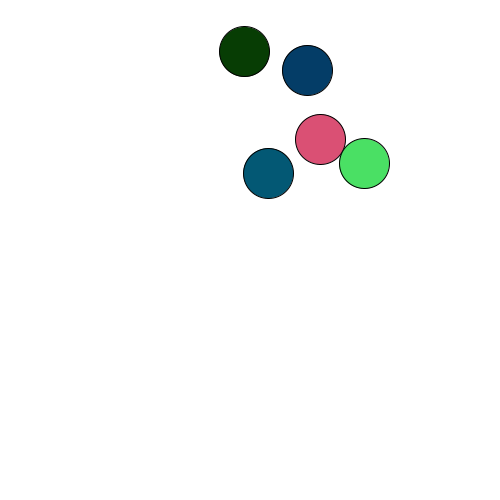
Frame 1 (no input)
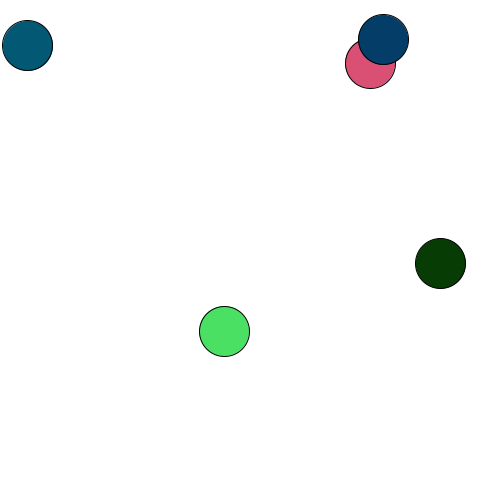
Frame 60 (the mouse pressed at the canvas centre just before this capture)
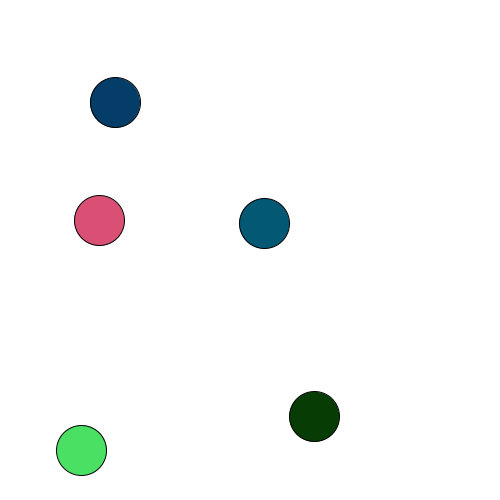
Frame 120 (the mouse held since frame 60 and released just before this capture)

The Processing sketch that drew these frames (run headless with seeded random() and noise(); from frame 60 on, the mouse is pressed at the canvas centre):

// Processing sketch: ballAnimation
// ── ballAnimation.pde
Ball[] balls;

void setup() {
  size(500, 500);
  balls = new Ball[5];
  for (int i = 0; i < balls.length; i++) {
    balls[i] = new Ball(random(25, 475), 
                        random(25, 475),
                        random(-5, 5),
                        random(-5, 5),
                        color(random(255), random(255), random(255)));  
  }
}

void draw() {
  background(255);
  for (int i = 0; i < balls.length; i++) {
    balls[i].update(25, 475);
    fill(balls[i].c);
    ellipse(balls[i].x, balls[i].y, 50, 50);
  }
}
// ── Ball.pde
class Ball {
  float x;
  float y;
  float xDir;
  float yDir;
  color c;
  
  Ball(float x, float y, float xDir, float yDir, color c) {
    this.x = x;
    this.y = y;
    this.xDir = xDir;
    this.yDir = yDir;
    this.c = c;
  }
  
  void update(int ballMin, int ballMax) {
    if (x < ballMin || x > ballMax) {
      xDir = xDir * -1;
    }
    if (y < ballMin || y > ballMax) {
      yDir = yDir * -1;
    }
    x = x + xDir;
    y = y + yDir;
  }
  
  void changetoOppDir() {
    xDir = xDir * -1;
    yDir = yDir * -1;
  }
}
